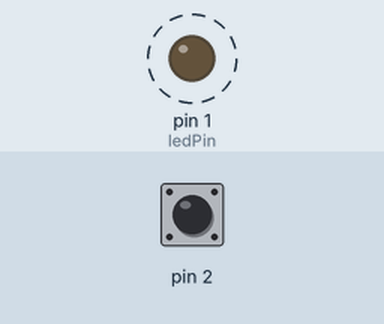
Recording of a sketch running on a simulated Arduino Uno, built with avr-gcc and run on an emulated ATmega328P. Shown: output pins drawn as LEDs (lit = HIGH). Dashed ring = blinking. Inputs (shaded band) come from the test bench; at power-on: pin 2 HIGH.

Above: at 1.06 s.
1.3 s: pin 2 pulled LOW for 0.15 s
At 1.3 s:
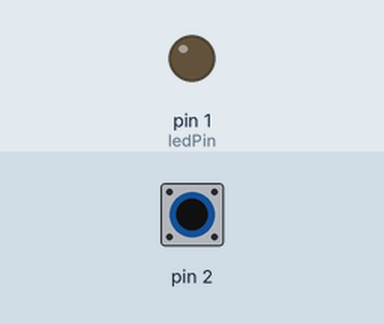
2.9 s: pin 2 pulled LOW for 1 s
At 3.4 s:
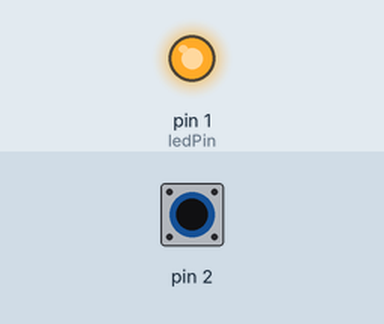
5.4 s: pin 2 pulled LOW for 0.15 s
At 5.65 s:
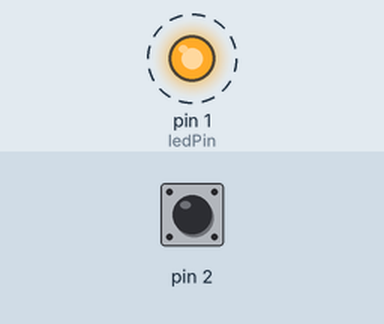
8.4 s: pin 2 pulled LOW for 3.2 s
At 8.4 s:
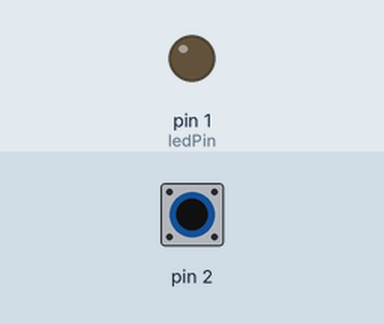
Timing chart, 0 to 11.4 s (numbered marks = the images above; inputs shaded):
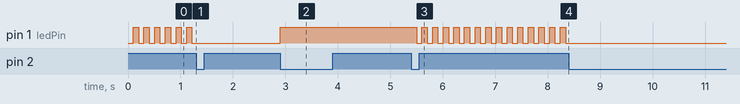

Measured:
- after the input at 1.3 s, pin 1 (ledPin): stops changing and stays LOW
- after the input at 2.9 s, pin 1 (ledPin): LOW → HIGH at once
- after the input at 5.4 s, pin 1 (ledPin): alternates HIGH for 0.10 s and LOW for 0.10 s, starting after 0.10 s
- after the input at 8.4 s, pin 1 (ledPin): stops changing and stays LOW
- by itself, pin 1 (ledPin): alternates HIGH for 0.10 s and LOW for 0.10 s

The sketch:

ATTinyzilla_V2.ino
```cpp
// Code For ATTinyzilla
// Input: Touch Sensor - Output: LED's

// Library for Touch Sensing
#include <CapacitiveSensor.h>

int ledPin =  1;
unsigned long endTime = 0;
unsigned long startTime;
// Controls speed of blinking LED
long interval = 100;

int ledBlink = LOW;
int switchVal = 0;
// Debounce For Touch Sensor
int prevTouch;
// Numbers indicate the pins used for touch sensing
CapacitiveSensor   cs_4_2 = CapacitiveSensor(4, 2);

void setup() {
  pinMode(ledPin, OUTPUT);
}

void loop() {

  long touch =  cs_4_2.capacitiveSensor(30);

  // Case Switching Debounce
  if (touch > 40 && prevTouch < 40) {
    if (switchVal == 2) {
      switchVal = 0;
    } else {
      switchVal = switchVal + 1;
    }
  }

  switch (switchVal) {
    case 0:
     // starts millis timer
      startTime = millis();

      if (startTime - endTime >= interval) {
        // resets timer
        endTime = startTime;
        // Blinking LED Function
        if (ledBlink == LOW) {
          ledBlink = HIGH;
        } else {
          ledBlink = LOW;
        }
        digitalWrite(ledPin, ledBlink);
      }
      break;
    case 1:
      digitalWrite(ledPin, LOW);
      break;
    case 2:
      digitalWrite(ledPin, HIGH);
      break;
  }
  prevTouch = touch;
}
```
